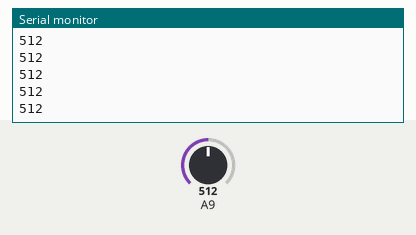
The sketch below on a simulated Arduino Mega 2560, built with avr-gcc and run on an emulated ATmega2560. On the bench: the last lines printed to the serial monitor. Inputs (shaded band) come from the test bench; at power-on: A9 = 512.

Above: at 1.2 s.
1.3 s: A9 set to 716
At 2.2 s:
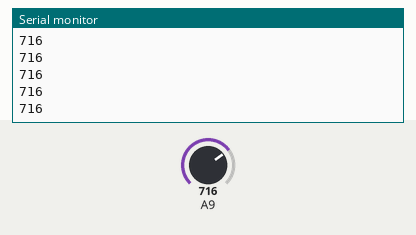
2.8 s: A9 set to 900
At 3.8 s:
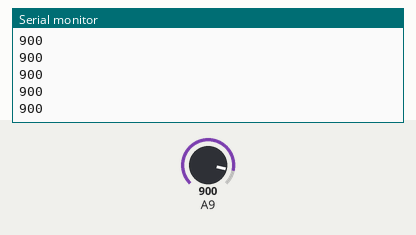
Timing chart, 0 to 5.8 s (numbered marks = the images above; inputs shaded):
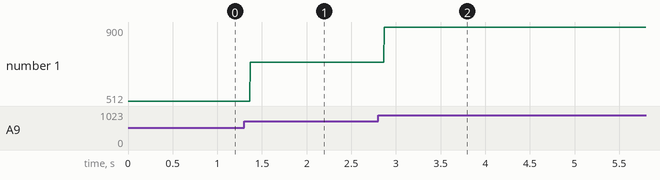

The sketch:

ecg.ino
```cpp
void setup() {
Serial.begin(9600);
pinMode(8, INPUT); // Setup for leads off detection LO +
pinMode(9, INPUT); // Setup for leads off detection LO -
}
void loop() {
Serial.println(analogRead(25));

delay(1);
}
```

Measured:
- after the input at 1.3 s, the serial monitor: prints a new line after 0.07 s (image 1)
- after the input at 2.8 s, the serial monitor: prints a new line after 0.07 s (image 2)
- plotted number 1: 512 → 716 after the input at 1.3 s, 716 → 900 after the input at 2.8 s
